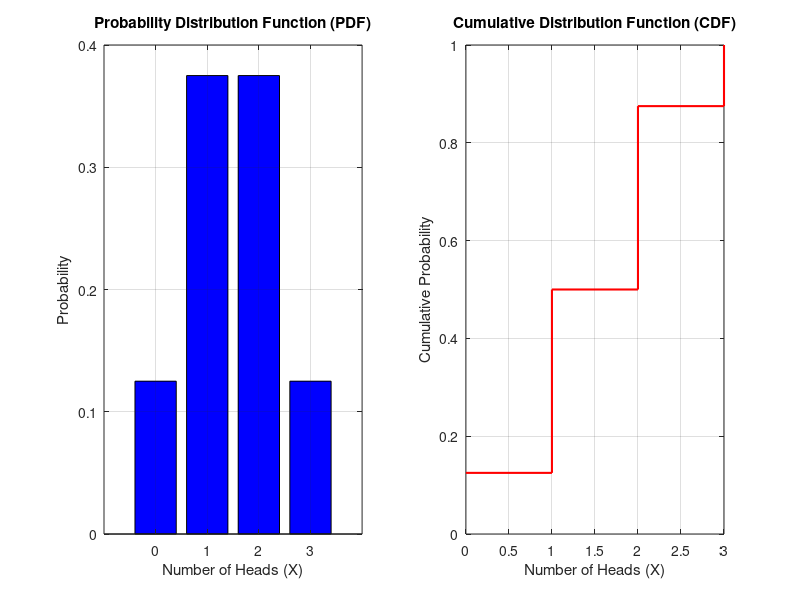

Write MATLAB code to recreate this figure.
% Parameters
n = 3; % Number of trials (coin tosses)
p = 0.5; % Probability of heads (success)

% a) Probability Distribution Function (PDF)
k = 0:n; % Possible values of X
pdf_values = binopdf(k, n, p); % Binomial PDF

disp('PDF values:');
disp(pdf_values);

% b) Cumulative Distribution Function (CDF)
cdf_values = binocdf(k, n, p); % Binomial CDF

disp('CDF values:');
disp(cdf_values);

% c) Specific probabilities
P_X_0 = binopdf(0, n, p); % P(X = 0)
P_X_not_1 = 1 - binopdf(1, n, p); % P(X ≠ 1)

disp(['P(X = 0): ', num2str(P_X_0)]);
disp(['P(X ≠ 1): ', num2str(P_X_not_1)]);

% d) Cumulative probabilities
P_X_leq_2 = binocdf(2, n, p); % P(X ≤ 2)
P_X_less_2 = binocdf(1, n, p); % P(X < 2)

disp(['P(X ≤ 2): ', num2str(P_X_leq_2)]);
disp(['P(X < 2): ', num2str(P_X_less_2)]);

% e) Complementary probabilities
P_X_geq_1 = 1 - binocdf(0, n, p); % P(X ≥ 1)
P_X_greater_1 = 1 - binocdf(1, n, p); % P(X > 1)

disp(['P(X ≥ 1): ', num2str(P_X_geq_1)]);
disp(['P(X > 1): ', num2str(P_X_greater_1)]);

% f) Simulate coin tosses
num_simulations = 10; % Number of simulations
simulated_tosses = binornd(n, p, [1, num_simulations]);

disp('Simulated coin toss results:');
disp(simulated_tosses);

% Plot PDF and CDF
figure;

% Plot PDF
subplot(1, 2, 1);
bar(k, pdf_values, 'b');
title('Probability Distribution Function (PDF)');
xlabel('Number of Heads (X)');
ylabel('Probability');
grid on;

% Plot CDF
subplot(1, 2, 2);
stairs(k, cdf_values, 'r', 'LineWidth', 1.5);
title('Cumulative Distribution Function (CDF)');
xlabel('Number of Heads (X)');
ylabel('Cumulative Probability');
grid on;